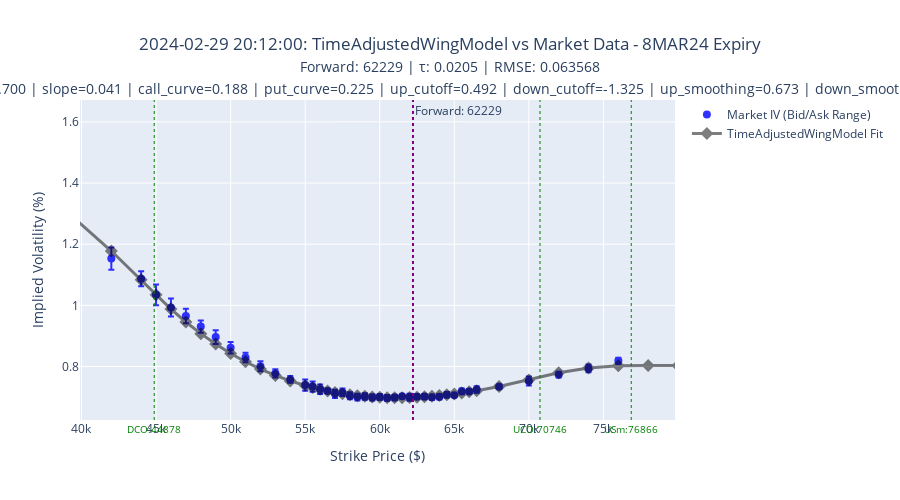

The notebook cell saved with this chart:
### Code cell
# Create volatility smile plot
fig = go.Figure()

# Add market volatility with bid/ask error bars
fig.add_trace(go.Scatter(
    x=strikes, y=mid_vola, mode='markers', name='Market IV (Bid/Ask Range)',
    marker=dict(color='blue', symbol='circle', size=8),
    error_y=dict(type='data', symmetric=False, array=ask_vola-mid_vola, arrayminus=mid_vola-bid_vola,
                 visible=True, color='blue', thickness=2, width=3),
    opacity=0.8
))

# Add the fitted volatility curve
fig.add_trace(go.Scatter(
    x=extended_strikes, y=fitted_vols, mode='lines+markers',
    name=f'{(model_name:=my_model.__class__.__name__)} Fit',
    line=dict(color='black', width=3, dash='solid'),
    marker=dict(color='black', symbol='diamond', size=10),
    opacity=0.5
))
# Add vertical lines for reference
forward_price = df_option_with_vola_and_greeks['F'][0]    
fig.add_vline(x=forward_price, line=dict(color='purple', dash='dot', width=2), annotation_text=f"Forward: {forward_price:.0f}")

# Add vertical lines for different ranges
strike_ranges = my_model.get_strike_ranges()
print(f"Different ranges on the curve: {strike_ranges}")
fig.add_vline(x=(_price:=strike_ranges['downSmoothing']), line=(line_dict:=dict(color='green', dash='dot', width=1)), 
              annotation_text=f"DSm:{_price:.0f}", annotation_position="bottom", annotation_font=(font_dict:=dict(size=10, color="green")),)
fig.add_vline(x=(_price:=strike_ranges['downCutOff']), line=line_dict,     annotation_text=f"DCO:{_price:.0f}", annotation_position="bottom", annotation_font=font_dict)
fig.add_vline(x=(_price:=strike_ranges['upCutOff']), line=line_dict, annotation_text=f"UCO:{_price:.0f}", annotation_position="bottom", annotation_font=font_dict)
fig.add_vline(x=(_price:=strike_ranges['upSmoothing']), line=line_dict,   annotation_text=f"USm:{_price:.0f}", annotation_position="bottom", annotation_font=font_dict)

param_names = my_optimized_paramter.get_parameter_names()
param_values = my_optimized_paramter.get_fitted_vol_parameter()
param_string = " | ".join([f"{name}={value:.3f}" for name, value in zip(param_names, param_values)])
ts = df_option_with_vola_and_greeks['timestamp'][0]
title = f"{ts}: {model_name} vs Market Data - {my_expiry} Expiry"
fig.update_layout(
    title=dict(
        text=f"{title}<br><span style='font-size:14px'>Forward: {forward_price:.0f} | τ: {time_to_expiry:.4f} | RMSE: {fitter_result.error:.6f}<br> {param_string}</span>",
        x=0.5
    ),
    xaxis_title='Strike Price ($)',
    yaxis_title='Implied Volatility (%)',
    height=500
)
fig.update_xaxes(range=[strikes[0]*0.95, strikes[-1]*1.05])

fig.show()

### Figure 1 — Plotly figure (JSON) as saved in the notebook; plotly's stock layout.template omitted (floating-point values rounded to 4 significant figures)
{"data": [{"error_y": {"array": [0.0362, 0.0248, 0.0338, 0.0292, 0.0237, 0.0199, 0.0223, 0.0188, 0.0157, 0.0163, 0.0134, 0.011, 0.0183, 0.0168, 0.0154, 0.0071, 0.0133, 0.0123, 0.0116, 0.0109, 0.0104, 0.0099, 0.0096, 0.0093, 0.009, 0.0067, 0.0115, 0.0076, 0.0087, 0.0085, 0.0089, 0.0092, 0.0047, 0.0096, 0.005, 0.0104, 0.006, 0.0149, 0.0097, 0.0128, 0.0101], "arrayminus": [0.0361, 0.0248, 0.0337, 0.0291, 0.0237, 0.0199, 0.0223, 0.0187, 0.0158, 0.0163, 0.0133, 0.011, 0.0184, 0.0167, 0.0154, 0.0071, 0.0132, 0.0122, 0.0115, 0.011, 0.0103, 0.0099, 0.0095, 0.0092, 0.009, 0.0068, 0.0115, 0.0075, 0.0088, 0.0084, 0.009, 0.0091, 0.0047, 0.0096, 0.005, 0.0103, 0.006, 0.015, 0.0096, 0.0128, 0.0102], "color": "blue", "symmetric": false, "thickness": 2, "type": "data", "visible": true, "width": 3}, "marker": {"color": "blue", "size": 8, "symbol": "circle"}, "mode": "markers", "name": "Market IV (Bid/Ask Range)", "opacity": 0.8, "type": "scatter", "x": [42000, 44000, 45000, 46000, 47000, 48000, 49000, 50000, 51000, 52000, 53000, 54000, 55000, 55500, 56000, 56500, 57000, 57500, 58000, 58500, 59000, 59500, 60000, 60500, 61000, 61500, 62000, 62500, 63000, 63500, 64000, 64500, 65000, 65500, 66000, 66500, 68000, 70000, 72000, 74000, 76000], "y": [1.153, 1.087, 1.034, 0.993, 0.9653, 0.9306, 0.8962, 0.8616, 0.8296, 0.8007, 0.7776, 0.7579, 0.7393, 0.7344, 0.7255, 0.7202, 0.7106, 0.716, 0.7044, 0.7002, 0.7018, 0.6986, 0.7004, 0.6974, 0.699, 0.7026, 0.6997, 0.701, 0.7016, 0.6992, 0.7008, 0.7074, 0.7056, 0.7187, 0.7186, 0.7248, 0.7341, 0.7528, 0.7734, 0.7937, 0.8188]}, {"line": {"color": "black", "dash": "solid", "width": 3}, "marker": {"color": "black", "size": 10, "symbol": "diamond"}, "mode": "lines+markers", "name": "TimeAdjustedWingModel Fit", "opacity": 0.5, "type": "scatter", "x": [10000, 13200, 16400, 19600, 22800, 26000, 29200, 32400, 35600, 38800, 42000, 44000, 45000, 46000, 47000, 48000, 49000, 50000, 51000, 52000, 53000, 54000, 55000, 55500, 56000, 56500, 57000, 57500, 58000, 58500, 59000, 59500, 60000, 60500, 61000, 61500, 62000, 62500, 63000, 63500, 64000, 64500, 65000, 65500, 66000, 66500, 68000, 70000, 72000, 74000, 76000, 78000, 80000, 82000, 84000, 86000, 88000, 90000, 92000, 94000, 96000, 98000, 100000, 102000, 104000, 106000, 108000, 110000, 112000, 114000, 116000], "y": [1.599, 1.599, 1.599, 1.599, 1.599, 1.599, 1.587, 1.529, 1.436, 1.316, 1.178, 1.083, 1.034, 0.9878, 0.9456, 0.9075, 0.8733, 0.8427, 0.8156, 0.7917, 0.7709, 0.753, 0.7379, 0.7313, 0.7254, 0.7201, 0.7154, 0.7113, 0.7077, 0.7048, 0.7023, 0.7004, 0.6991, 0.6982, 0.6978, 0.6979, 0.6985, 0.6996, 0.701, 0.7029, 0.705, 0.7076, 0.7104, 0.7136, 0.7172, 0.721, 0.7344, 0.7562, 0.7796, 0.7951, 0.8022, 0.8029, 0.8029, 0.8029, 0.8029, 0.8029, 0.8029, 0.8029, 0.8029, 0.8029, 0.8029, 0.8029, 0.8029, 0.8029, 0.8029, 0.8029, 0.8029, 0.8029, 0.8029, 0.8029, 0.8029]}], "layout": {"annotations": [{"showarrow": false, "text": "Forward: 62229", "x": 62230.0, "xanchor": "left", "xref": "x", "y": 1, "yanchor": "top", "yref": "y domain"}, {"font": {"color": "green", "size": 10}, "showarrow": false, "text": "DSm:27116", "x": 27120.0, "xanchor": "center", "xref": "x", "y": 0, "yanchor": "top", "yref": "y domain"}, {"font": {"color": "green", "size": 10}, "showarrow": false, "text": "DCO:44878", "x": 44880.0, "xanchor": "center", "xref": "x", "y": 0, "yanchor": "top", "yref": "y domain"}, {"font": {"color": "green", "size": 10}, "showarrow": false, "text": "UCO:70746", "x": 70750.0, "xanchor": "center", "xref": "x", "y": 0, "yanchor": "top", "yref": "y domain"}, {"font": {"color": "green", "size": 10}, "showarrow": false, "text": "USm:76866", "x": 76870.0, "xanchor": "center", "xref": "x", "y": 0, "yanchor": "top", "yref": "y domain"}], "height": 500, "shapes": [{"line": {"color": "purple", "dash": "dot", "width": 2}, "type": "line", "x0": 62230.0, "x1": 62230.0, "xref": "x", "y0": 0, "y1": 1, "yref": "y domain"}, {"line": {"color": "green", "dash": "dot", "width": 1}, "type": "line", "x0": 27120.0, "x1": 27120.0, "xref": "x", "y0": 0, "y1": 1, "yref": "y domain"}, {"line": {"color": "green", "dash": "dot", "width": 1}, "type": "line", "x0": 44880.0, "x1": 44880.0, "xref": "x", "y0": 0, "y1": 1, "yref": "y domain"}, {"line": {"color": "green", "dash": "dot", "width": 1}, "type": "line", "x0": 70750.0, "x1": 70750.0, "xref": "x", "y0": 0, "y1": 1, "yref": "y domain"}, {"line": {"color": "green", "dash": "dot", "width": 1}, "type": "line", "x0": 76870.0, "x1": 76870.0, "xref": "x", "y0": 0, "y1": 1, "yref": "y domain"}], "title": {"text": "2024-02-29 20:12:00: TimeAdjustedWingModel vs Market Data - 8MAR24 Expiry<br><span style='font-size:14px'>Forward: 62229 | τ: 0.0205 | RMSE: 0.063568<br> atm_vol=0.700 | slope=0.041 | call_curve=0.188 | put_curve=0.225 | up_cutoff=0.492 | down_cutoff=-1.325 | up_smoothing=0.673 | down_smoothing=1.518</span>", "x": 0.5}, "xaxis": {"range": [39900, 79800], "title": {"text": "Strike Price ($)"}}, "yaxis": {"title": {"text": "Implied Volatility (%)"}}}}
